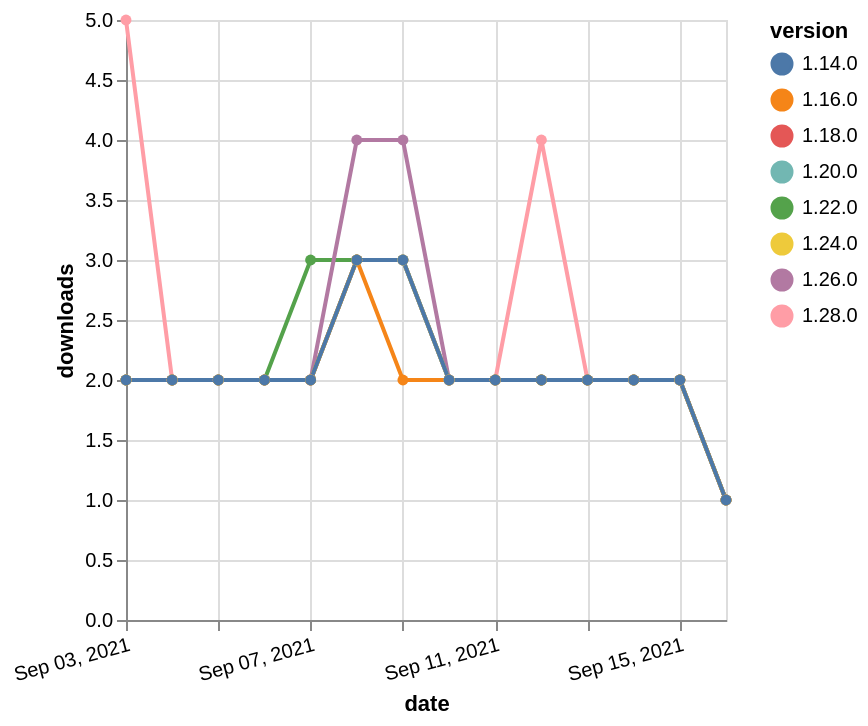

Vega-Lite specification stored for this chart:
### Vega-Lite specification from a JSON file in a GitHub repository (floating-point values rounded to 4 significant figures)
{"$schema": "https://vega.github.io/schema/vega-lite/v5.json", "description": "A simple bar chart with embedded data.", "data": {"values": [{"date": "2021-09-03", "total": 2058, "delta": 2, "version": "1.18.0"}, {"date": "2021-09-04", "total": 2060, "delta": 2, "version": "1.18.0"}, {"date": "2021-09-05", "total": 2062, "delta": 2, "version": "1.18.0"}, {"date": "2021-09-06", "total": 2064, "delta": 2, "version": "1.18.0"}, {"date": "2021-09-07", "total": 2066, "delta": 2, "version": "1.18.0"}, {"date": "2021-09-08", "total": 2069, "delta": 3, "version": "1.18.0"}, {"date": "2021-09-09", "total": 2072, "delta": 3, "version": "1.18.0"}, {"date": "2021-09-10", "total": 2074, "delta": 2, "version": "1.18.0"}, {"date": "2021-09-11", "total": 2076, "delta": 2, "version": "1.18.0"}, {"date": "2021-09-12", "total": 2078, "delta": 2, "version": "1.18.0"}, {"date": "2021-09-13", "total": 2080, "delta": 2, "version": "1.18.0"}, {"date": "2021-09-14", "total": 2082, "delta": 2, "version": "1.18.0"}, {"date": "2021-09-15", "total": 2084, "delta": 2, "version": "1.18.0"}, {"date": "2021-09-16", "total": 2085, "delta": 1, "version": "1.18.0"}, {"date": "2021-09-03", "total": 1476, "delta": 2, "version": "1.22.0"}, {"date": "2021-09-04", "total": 1478, "delta": 2, "version": "1.22.0"}, {"date": "2021-09-05", "total": 1480, "delta": 2, "version": "1.22.0"}, {"date": "2021-09-06", "total": 1482, "delta": 2, "version": "1.22.0"}, {"date": "2021-09-07", "total": 1485, "delta": 3, "version": "1.22.0"}, {"date": "2021-09-08", "total": 1488, "delta": 3, "version": "1.22.0"}, {"date": "2021-09-09", "total": 1491, "delta": 3, "version": "1.22.0"}, {"date": "2021-09-10", "total": 1493, "delta": 2, "version": "1.22.0"}, {"date": "2021-09-11", "total": 1495, "delta": 2, "version": "1.22.0"}, {"date": "2021-09-12", "total": 1497, "delta": 2, "version": "1.22.0"}, {"date": "2021-09-13", "total": 1499, "delta": 2, "version": "1.22.0"}, {"date": "2021-09-14", "total": 1501, "delta": 2, "version": "1.22.0"}, {"date": "2021-09-15", "total": 1503, "delta": 2, "version": "1.22.0"}, {"date": "2021-09-16", "total": 1504, "delta": 1, "version": "1.22.0"}, {"date": "2021-09-03", "total": 233, "delta": 5, "version": "1.28.0"}, {"date": "2021-09-04", "total": 235, "delta": 2, "version": "1.28.0"}, {"date": "2021-09-05", "total": 237, "delta": 2, "version": "1.28.0"}, {"date": "2021-09-06", "total": 239, "delta": 2, "version": "1.28.0"}, {"date": "2021-09-07", "total": 241, "delta": 2, "version": "1.28.0"}, {"date": "2021-09-08", "total": 244, "delta": 3, "version": "1.28.0"}, {"date": "2021-09-09", "total": 247, "delta": 3, "version": "1.28.0"}, {"date": "2021-09-10", "total": 249, "delta": 2, "version": "1.28.0"}, {"date": "2021-09-11", "total": 251, "delta": 2, "version": "1.28.0"}, {"date": "2021-09-12", "total": 255, "delta": 4, "version": "1.28.0"}, {"date": "2021-09-13", "total": 257, "delta": 2, "version": "1.28.0"}, {"date": "2021-09-14", "total": 259, "delta": 2, "version": "1.28.0"}, {"date": "2021-09-15", "total": 261, "delta": 2, "version": "1.28.0"}, {"date": "2021-09-16", "total": 262, "delta": 1, "version": "1.28.0"}, {"date": "2021-09-03", "total": 724, "delta": 2, "version": "1.26.0"}, {"date": "2021-09-04", "total": 726, "delta": 2, "version": "1.26.0"}, {"date": "2021-09-05", "total": 728, "delta": 2, "version": "1.26.0"}, {"date": "2021-09-06", "total": 730, "delta": 2, "version": "1.26.0"}, {"date": "2021-09-07", "total": 732, "delta": 2, "version": "1.26.0"}, {"date": "2021-09-08", "total": 736, "delta": 4, "version": "1.26.0"}, {"date": "2021-09-09", "total": 740, "delta": 4, "version": "1.26.0"}, {"date": "2021-09-10", "total": 742, "delta": 2, "version": "1.26.0"}, {"date": "2021-09-11", "total": 744, "delta": 2, "version": "1.26.0"}, {"date": "2021-09-12", "total": 746, "delta": 2, "version": "1.26.0"}, {"date": "2021-09-13", "total": 748, "delta": 2, "version": "1.26.0"}, {"date": "2021-09-14", "total": 750, "delta": 2, "version": "1.26.0"}, {"date": "2021-09-15", "total": 752, "delta": 2, "version": "1.26.0"}, {"date": "2021-09-16", "total": 753, "delta": 1, "version": "1.26.0"}, {"date": "2021-09-03", "total": 1656, "delta": 2, "version": "1.20.0"}, {"date": "2021-09-04", "total": 1658, "delta": 2, "version": "1.20.0"}, {"date": "2021-09-05", "total": 1660, "delta": 2, "version": "1.20.0"}, {"date": "2021-09-06", "total": 1662, "delta": 2, "version": "1.20.0"}, {"date": "2021-09-07", "total": 1664, "delta": 2, "version": "1.20.0"}, {"date": "2021-09-08", "total": 1667, "delta": 3, "version": "1.20.0"}, {"date": "2021-09-09", "total": 1670, "delta": 3, "version": "1.20.0"}, {"date": "2021-09-10", "total": 1672, "delta": 2, "version": "1.20.0"}, {"date": "2021-09-11", "total": 1674, "delta": 2, "version": "1.20.0"}, {"date": "2021-09-12", "total": 1676, "delta": 2, "version": "1.20.0"}, {"date": "2021-09-13", "total": 1678, "delta": 2, "version": "1.20.0"}, {"date": "2021-09-14", "total": 1680, "delta": 2, "version": "1.20.0"}, {"date": "2021-09-15", "total": 1682, "delta": 2, "version": "1.20.0"}, {"date": "2021-09-16", "total": 1683, "delta": 1, "version": "1.20.0"}, {"date": "2021-09-03", "total": 2257, "delta": 2, "version": "1.16.0"}, {"date": "2021-09-04", "total": 2259, "delta": 2, "version": "1.16.0"}, {"date": "2021-09-05", "total": 2261, "delta": 2, "version": "1.16.0"}, {"date": "2021-09-06", "total": 2263, "delta": 2, "version": "1.16.0"}, {"date": "2021-09-07", "total": 2265, "delta": 2, "version": "1.16.0"}, {"date": "2021-09-08", "total": 2268, "delta": 3, "version": "1.16.0"}, {"date": "2021-09-09", "total": 2270, "delta": 2, "version": "1.16.0"}, {"date": "2021-09-10", "total": 2272, "delta": 2, "version": "1.16.0"}, {"date": "2021-09-11", "total": 2274, "delta": 2, "version": "1.16.0"}, {"date": "2021-09-12", "total": 2276, "delta": 2, "version": "1.16.0"}, {"date": "2021-09-13", "total": 2278, "delta": 2, "version": "1.16.0"}, {"date": "2021-09-14", "total": 2280, "delta": 2, "version": "1.16.0"}, {"date": "2021-09-15", "total": 2282, "delta": 2, "version": "1.16.0"}, {"date": "2021-09-16", "total": 2283, "delta": 1, "version": "1.16.0"}, {"date": "2021-09-03", "total": 1014, "delta": 2, "version": "1.24.0"}, {"date": "2021-09-04", "total": 1016, "delta": 2, "version": "1.24.0"}, {"date": "2021-09-05", "total": 1018, "delta": 2, "version": "1.24.0"}, {"date": "2021-09-06", "total": 1020, "delta": 2, "version": "1.24.0"}, {"date": "2021-09-07", "total": 1022, "delta": 2, "version": "1.24.0"}, {"date": "2021-09-08", "total": 1025, "delta": 3, "version": "1.24.0"}, {"date": "2021-09-09", "total": 1028, "delta": 3, "version": "1.24.0"}, {"date": "2021-09-10", "total": 1030, "delta": 2, "version": "1.24.0"}, {"date": "2021-09-11", "total": 1032, "delta": 2, "version": "1.24.0"}, {"date": "2021-09-12", "total": 1034, "delta": 2, "version": "1.24.0"}, {"date": "2021-09-13", "total": 1036, "delta": 2, "version": "1.24.0"}, {"date": "2021-09-14", "total": 1038, "delta": 2, "version": "1.24.0"}, {"date": "2021-09-15", "total": 1040, "delta": 2, "version": "1.24.0"}, {"date": "2021-09-16", "total": 1041, "delta": 1, "version": "1.24.0"}, {"date": "2021-09-03", "total": 2331, "delta": 2, "version": "1.14.0"}, {"date": "2021-09-04", "total": 2333, "delta": 2, "version": "1.14.0"}, {"date": "2021-09-05", "total": 2335, "delta": 2, "version": "1.14.0"}, {"date": "2021-09-06", "total": 2337, "delta": 2, "version": "1.14.0"}, {"date": "2021-09-07", "total": 2339, "delta": 2, "version": "1.14.0"}, {"date": "2021-09-08", "total": 2342, "delta": 3, "version": "1.14.0"}, {"date": "2021-09-09", "total": 2345, "delta": 3, "version": "1.14.0"}, {"date": "2021-09-10", "total": 2347, "delta": 2, "version": "1.14.0"}, {"date": "2021-09-11", "total": 2349, "delta": 2, "version": "1.14.0"}, {"date": "2021-09-12", "total": 2351, "delta": 2, "version": "1.14.0"}, {"date": "2021-09-13", "total": 2353, "delta": 2, "version": "1.14.0"}, {"date": "2021-09-14", "total": 2355, "delta": 2, "version": "1.14.0"}, {"date": "2021-09-15", "total": 2357, "delta": 2, "version": "1.14.0"}, {"date": "2021-09-16", "total": 2358, "delta": 1, "version": "1.14.0"}]}, "width": "container", "mark": {"type": "line", "point": {"filled": true}}, "encoding": {"x": {"field": "date", "type": "temporal", "timeUnit": "yearmonthdate", "title": "date", "axis": {"labelAngle": -15}}, "y": {"field": "delta", "type": "quantitative", "title": "downloads"}, "color": {"field": "version", "type": "nominal"}, "tooltip": {"field": "delta"}}}
